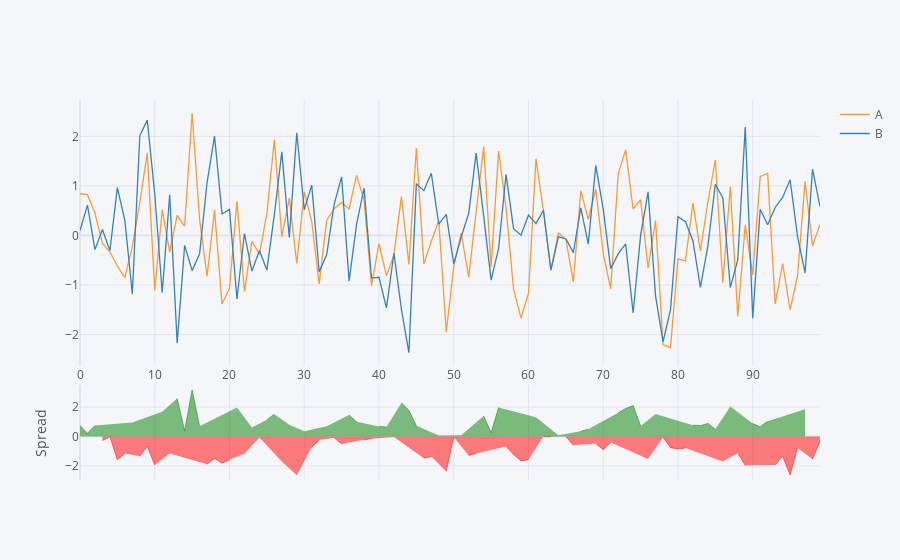

The notebook cell saved with this chart:
### Markdown cell above
## Spread

### Code cell
df[['A','B']].iplot(kind='spread')
